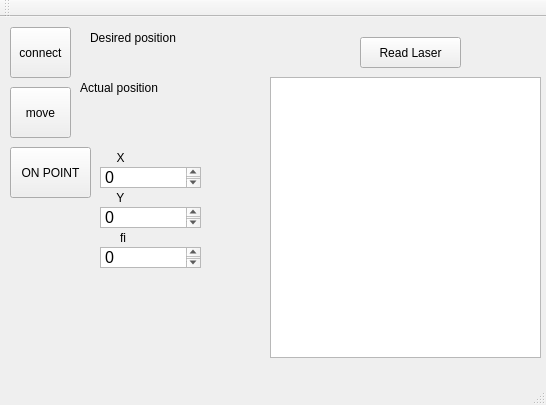
<?xml version="1.0" encoding="UTF-8"?>
<ui version="4.0">
 <class>MainWindow</class>
 <widget class="QMainWindow" name="MainWindow">
  <property name="geometry">
   <rect>
    <x>0</x>
    <y>0</y>
    <width>546</width>
    <height>405</height>
   </rect>
  </property>
  <property name="windowTitle">
   <string>MainWindow</string>
  </property>
  <widget class="QWidget" name="centralWidget">
   <widget class="QPushButton" name="pushButton">
    <property name="geometry">
     <rect>
      <x>10</x>
      <y>10</y>
      <width>61</width>
      <height>51</height>
     </rect>
    </property>
    <property name="text">
     <string>connect</string>
    </property>
   </widget>
   <widget class="QLabel" name="label">
    <property name="geometry">
     <rect>
      <x>70</x>
      <y>30</y>
      <width>251</width>
      <height>21</height>
     </rect>
    </property>
    <property name="text">
     <string/>
    </property>
   </widget>
   <widget class="QPushButton" name="pushButton_2">
    <property name="geometry">
     <rect>
      <x>10</x>
      <y>70</y>
      <width>61</width>
      <height>51</height>
     </rect>
    </property>
    <property name="text">
     <string>move</string>
    </property>
   </widget>
   <widget class="QTextEdit" name="onX">
    <property name="geometry">
     <rect>
      <x>100</x>
      <y>150</y>
      <width>101</width>
      <height>21</height>
     </rect>
    </property>
    <property name="html">
     <string>&lt;!DOCTYPE HTML PUBLIC &quot;-//W3C//DTD HTML 4.0//EN&quot; &quot;http://www.w3.org/TR/REC-html40/strict.dtd&quot;&gt;
&lt;html&gt;&lt;head&gt;&lt;meta name=&quot;qrichtext&quot; content=&quot;1&quot; /&gt;&lt;style type=&quot;text/css&quot;&gt;
p, li { white-space: pre-wrap; }
&lt;/style&gt;&lt;/head&gt;&lt;body style=&quot; font-family:'Roboto'; font-size:12pt; font-weight:200; font-style:normal;&quot;&gt;
&lt;p style=&quot; margin-top:0px; margin-bottom:0px; margin-left:0px; margin-right:0px; -qt-block-indent:0; text-indent:0px;&quot;&gt;0&lt;/p&gt;&lt;/body&gt;&lt;/html&gt;</string>
    </property>
   </widget>
   <widget class="QPushButton" name="pointButton">
    <property name="geometry">
     <rect>
      <x>10</x>
      <y>130</y>
      <width>81</width>
      <height>51</height>
     </rect>
    </property>
    <property name="text">
     <string>ON POINT</string>
    </property>
   </widget>
   <widget class="QPushButton" name="turnButton">
    <property name="geometry">
     <rect>
      <x>360</x>
      <y>20</y>
      <width>101</width>
      <height>31</height>
     </rect>
    </property>
    <property name="text">
     <string>Read Laser</string>
    </property>
   </widget>
   <widget class="QTextEdit" name="onY">
    <property name="geometry">
     <rect>
      <x>100</x>
      <y>190</y>
      <width>101</width>
      <height>21</height>
     </rect>
    </property>
    <property name="html">
     <string>&lt;!DOCTYPE HTML PUBLIC &quot;-//W3C//DTD HTML 4.0//EN&quot; &quot;http://www.w3.org/TR/REC-html40/strict.dtd&quot;&gt;
&lt;html&gt;&lt;head&gt;&lt;meta name=&quot;qrichtext&quot; content=&quot;1&quot; /&gt;&lt;style type=&quot;text/css&quot;&gt;
p, li { white-space: pre-wrap; }
&lt;/style&gt;&lt;/head&gt;&lt;body style=&quot; font-family:'Roboto'; font-size:12pt; font-weight:200; font-style:normal;&quot;&gt;
&lt;p style=&quot; margin-top:0px; margin-bottom:0px; margin-left:0px; margin-right:0px; -qt-block-indent:0; text-indent:0px;&quot;&gt;0&lt;/p&gt;&lt;/body&gt;&lt;/html&gt;</string>
    </property>
   </widget>
   <widget class="QTextEdit" name="turnDegrees">
    <property name="geometry">
     <rect>
      <x>100</x>
      <y>230</y>
      <width>101</width>
      <height>21</height>
     </rect>
    </property>
    <property name="html">
     <string>&lt;!DOCTYPE HTML PUBLIC &quot;-//W3C//DTD HTML 4.0//EN&quot; &quot;http://www.w3.org/TR/REC-html40/strict.dtd&quot;&gt;
&lt;html&gt;&lt;head&gt;&lt;meta name=&quot;qrichtext&quot; content=&quot;1&quot; /&gt;&lt;style type=&quot;text/css&quot;&gt;
p, li { white-space: pre-wrap; }
&lt;/style&gt;&lt;/head&gt;&lt;body style=&quot; font-family:'Roboto'; font-size:12pt; font-weight:200; font-style:normal;&quot;&gt;
&lt;p style=&quot; margin-top:0px; margin-bottom:0px; margin-left:0px; margin-right:0px; -qt-block-indent:0; text-indent:0px;&quot;&gt;0&lt;/p&gt;&lt;/body&gt;&lt;/html&gt;</string>
    </property>
   </widget>
   <widget class="QLabel" name="label2">
    <property name="geometry">
     <rect>
      <x>80</x>
      <y>90</y>
      <width>281</width>
      <height>21</height>
     </rect>
    </property>
    <property name="text">
     <string/>
    </property>
   </widget>
   <widget class="QLabel" name="label_2">
    <property name="geometry">
     <rect>
      <x>90</x>
      <y>10</y>
      <width>211</width>
      <height>21</height>
     </rect>
    </property>
    <property name="text">
     <string>Desired position</string>
    </property>
   </widget>
   <widget class="QLabel" name="label_3">
    <property name="geometry">
     <rect>
      <x>80</x>
      <y>60</y>
      <width>211</width>
      <height>21</height>
     </rect>
    </property>
    <property name="text">
     <string>Actual position</string>
    </property>
   </widget>
   <widget class="QLabel" name="label2_2">
    <property name="geometry">
     <rect>
      <x>100</x>
      <y>130</y>
      <width>211</width>
      <height>21</height>
     </rect>
    </property>
    <property name="text">
     <string>     X </string>
    </property>
   </widget>
   <widget class="QLabel" name="label2_3">
    <property name="geometry">
     <rect>
      <x>120</x>
      <y>210</y>
      <width>211</width>
      <height>21</height>
     </rect>
    </property>
    <property name="text">
     <string>fi</string>
    </property>
   </widget>
   <widget class="QTextEdit" name="textEdit">
    <property name="geometry">
     <rect>
      <x>270</x>
      <y>60</y>
      <width>271</width>
      <height>281</height>
     </rect>
    </property>
   </widget>
   <widget class="QLabel" name="label2_4">
    <property name="geometry">
     <rect>
      <x>100</x>
      <y>170</y>
      <width>211</width>
      <height>21</height>
     </rect>
    </property>
    <property name="text">
     <string>     Y</string>
    </property>
   </widget>
  </widget>
  <widget class="QMenuBar" name="menuBar">
   <property name="geometry">
    <rect>
     <x>0</x>
     <y>0</y>
     <width>546</width>
     <height>27</height>
    </rect>
   </property>
  </widget>
  <widget class="QToolBar" name="mainToolBar">
   <attribute name="toolBarArea">
    <enum>TopToolBarArea</enum>
   </attribute>
   <attribute name="toolBarBreak">
    <bool>false</bool>
   </attribute>
  </widget>
  <widget class="QStatusBar" name="statusBar"/>
 </widget>
 <layoutdefault spacing="6" margin="11"/>
 <resources/>
 <connections/>
</ui>
